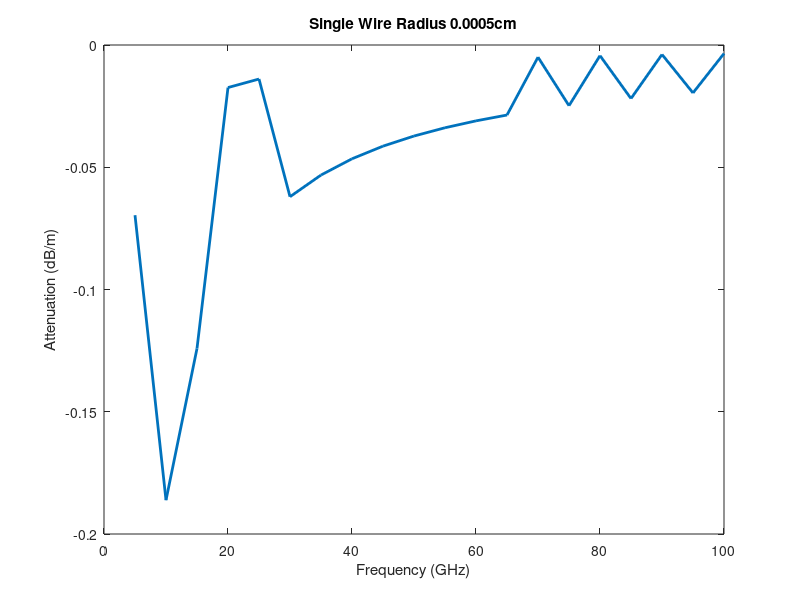

Source code (MATLAB):
clear all;
%close all;
clc;

%THz Sommerfeld wave propagation on a single metal wire

%H = besselh(nu,K,Z) computes the Hankel function H^(K)_?(z)

%Constants;

sigma_c=5.8*10^7; %copper
a=5e-6;
fv=[5:5:100]*10^9;
mu0 = 4*pi*10^-7;
c = 3e-8;
for pp=1:length(fv)
f=fv(pp);
omega=2*pi*f;
kc=sqrt(omega*mu0*sigma_c)*exp(-1i*pi/4);
wl=c./f;
k=2*pi./wl;
g=[15:0.1:30]*exp(1i*pi*0.3627);

LH=besselh(0,1,g*a)./besselh(1,1,g*a);
RH=1i*k.^2./(g*kc);

%%
plot(abs(g),real(RH),'b',abs(g),real(LH),'r',...
    abs(g),imag(RH),'k--',abs(g),imag(LH),'r--');



% 9.0725 +19.7124i





f = @(g) abs(besselh(0,1,((g(1)+1i*g(2))*a))./besselh(1,1,(g(1)+1i*g(2))*a)-1i*k.^2./((g(1)+1i*g(2))*kc));  % The parameterized function.
                        % The parameter.
X(pp,:) = fminsearch(@(g) f(g),[15 15]);

h(pp)=sqrt(-(X(pp,1)+1i*X(pp,2)).^2+k^2);

end



plot(fv/10^9,-imag(h),'Linewidth',2)
xlabel('Frequency (GHz)')
ylabel('Amplitude Absorption (m^{-1})')


plot(fv/10^9,20*log10(exp(imag(h))),'Linewidth',2)
xlabel('Frequency (GHz)')
ylabel('Attenuation (dB/m)')
title(['Single Wire Radius ' num2str(a*100) 'cm'])
return
%%
N=10;
r=a:a/10:20*a;
plot(r*100,abs(besselh(0,1,((X(N,1)+1i*X(N,2))*r)))/abs(besselh(0,1,((X(N,1)+1i*X(N,2))*a))),'Linewidth',2)
xlabel('Distance (cm)')
ylabel('Normalized Transverse Field')
title([num2str(fv(N)/10^9) ' GHz Single Wire Radius ' num2str(a*100) 'cm'])
xlim([0 max(r)*100])














